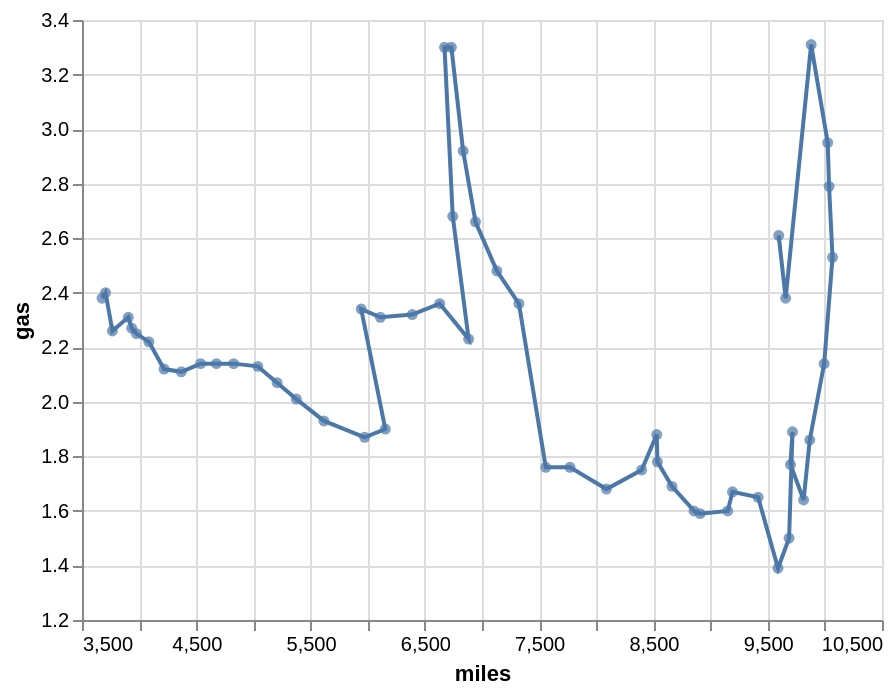

Source (Vega-Lite JSON):
### Vega-Lite specification from a JSON file in a GitHub repository (floating-point values rounded to 4 significant figures)
{"config": {"view": {"height": 300, "width": 400}}, "layer": [{"encoding": {"y": {"scale": {"zero": false}, "title": "gas", "field": "properties.gas", "type": "quantitative"}, "x": {"scale": {"zero": false}, "title": "miles", "field": "properties.miles", "type": "quantitative"}, "order": {"title": "year", "field": "properties.year", "type": "quantitative"}}, "data": {"values": {"features": [{"properties": {"year": 1956, "miles": 3675, "gas": 2.38, "side": "left"}, "geometry": {"coordinates": [125.6, 10.1], "type": "Point"}, "type": "Feature"}, {"properties": {"year": 1957, "miles": 3706, "gas": 2.4, "side": "right"}, "geometry": {"coordinates": [125.6, 10.1], "type": "Point"}, "type": "Feature"}, {"properties": {"year": 1958, "miles": 3766, "gas": 2.26, "side": "bottom"}, "geometry": {"coordinates": [125.6, 10.1], "type": "Point"}, "type": "Feature"}, {"properties": {"year": 1959, "miles": 3905, "gas": 2.31, "side": "top"}, "geometry": {"coordinates": [125.6, 10.1], "type": "Point"}, "type": "Feature"}, {"properties": {"year": 1960, "miles": 3935, "gas": 2.27, "side": "right"}, "geometry": {"coordinates": [125.6, 10.1], "type": "Point"}, "type": "Feature"}, {"properties": {"year": 1961, "miles": 3977, "gas": 2.25, "side": "bottom"}, "geometry": {"coordinates": [125.6, 10.1], "type": "Point"}, "type": "Feature"}, {"properties": {"year": 1962, "miles": 4085, "gas": 2.22, "side": "right"}, "geometry": {"coordinates": [125.6, 10.1], "type": "Point"}, "type": "Feature"}, {"properties": {"year": 1963, "miles": 4218, "gas": 2.12, "side": "bottom"}, "geometry": {"coordinates": [125.6, 10.1], "type": "Point"}, "type": "Feature"}, {"properties": {"year": 1964, "miles": 4369, "gas": 2.11, "side": "bottom"}, "geometry": {"coordinates": [125.6, 10.1], "type": "Point"}, "type": "Feature"}, {"properties": {"year": 1965, "miles": 4538, "gas": 2.14, "side": "bottom"}, "geometry": {"coordinates": [125.6, 10.1], "type": "Point"}, "type": "Feature"}, {"properties": {"year": 1966, "miles": 4676, "gas": 2.14, "side": "top"}, "geometry": {"coordinates": [125.6, 10.1], "type": "Point"}, "type": "Feature"}, {"properties": {"year": 1967, "miles": 4827, "gas": 2.14, "side": "bottom"}, "geometry": {"coordinates": [125.6, 10.1], "type": "Point"}, "type": "Feature"}, {"properties": {"year": 1968, "miles": 5038, "gas": 2.13, "side": "right"}, "geometry": {"coordinates": [125.6, 10.1], "type": "Point"}, "type": "Feature"}, {"properties": {"year": 1969, "miles": 5207, "gas": 2.07, "side": "right"}, "geometry": {"coordinates": [125.6, 10.1], "type": "Point"}, "type": "Feature"}, {"properties": {"year": 1970, "miles": 5376, "gas": 2.01, "side": "right"}, "geometry": {"coordinates": [125.6, 10.1], "type": "Point"}, "type": "Feature"}, {"properties": {"year": 1971, "miles": 5617, "gas": 1.93, "side": "bottom"}, "geometry": {"coordinates": [125.6, 10.1], "type": "Point"}, "type": "Feature"}, {"properties": {"year": 1972, "miles": 5973, "gas": 1.87, "side": "bottom"}, "geometry": {"coordinates": [125.6, 10.1], "type": "Point"}, "type": "Feature"}, {"properties": {"year": 1973, "miles": 6154, "gas": 1.9, "side": "right"}, "geometry": {"coordinates": [125.6, 10.1], "type": "Point"}, "type": "Feature"}, {"properties": {"year": 1974, "miles": 5943, "gas": 2.34, "side": "left"}, "geometry": {"coordinates": [125.6, 10.1], "type": "Point"}, "type": "Feature"}, {"properties": {"year": 1975, "miles": 6111, "gas": 2.31, "side": "bottom"}, "geometry": {"coordinates": [125.6, 10.1], "type": "Point"}, "type": "Feature"}, {"properties": {"year": 1976, "miles": 6389, "gas": 2.32, "side": "bottom"}, "geometry": {"coordinates": [125.6, 10.1], "type": "Point"}, "type": "Feature"}, {"properties": {"year": 1977, "miles": 6630, "gas": 2.36, "side": "top"}, "geometry": {"coordinates": [125.6, 10.1], "type": "Point"}, "type": "Feature"}, {"properties": {"year": 1978, "miles": 6883, "gas": 2.23, "side": "bottom"}, "geometry": {"coordinates": [125.6, 10.1], "type": "Point"}, "type": "Feature"}, {"properties": {"year": 1979, "miles": 6744, "gas": 2.68, "side": "left"}, "geometry": {"coordinates": [125.6, 10.1], "type": "Point"}, "type": "Feature"}, {"properties": {"year": 1980, "miles": 6672, "gas": 3.3, "side": "left"}, "geometry": {"coordinates": [125.6, 10.1], "type": "Point"}, "type": "Feature"}, {"properties": {"year": 1981, "miles": 6732, "gas": 3.3, "side": "right"}, "geometry": {"coordinates": [125.6, 10.1], "type": "Point"}, "type": "Feature"}, {"properties": {"year": 1982, "miles": 6835, "gas": 2.92, "side": "right"}, "geometry": {"coordinates": [125.6, 10.1], "type": "Point"}, "type": "Feature"}, {"properties": {"year": 1983, "miles": 6943, "gas": 2.66, "side": "right"}, "geometry": {"coordinates": [125.6, 10.1], "type": "Point"}, "type": "Feature"}, {"properties": {"year": 1984, "miles": 7130, "gas": 2.48, "side": "right"}, "geometry": {"coordinates": [125.6, 10.1], "type": "Point"}, "type": "Feature"}, {"properties": {"year": 1985, "miles": 7323, "gas": 2.36, "side": "right"}, "geometry": {"coordinates": [125.6, 10.1], "type": "Point"}, "type": "Feature"}, {"properties": {"year": 1986, "miles": 7558, "gas": 1.76, "side": "left"}, "geometry": {"coordinates": [125.6, 10.1], "type": "Point"}, "type": "Feature"}, {"properties": {"year": 1987, "miles": 7770, "gas": 1.76, "side": "top"}, "geometry": {"coordinates": [125.6, 10.1], "type": "Point"}, "type": "Feature"}, {"properties": {"year": 1988, "miles": 8089, "gas": 1.68, "side": "bottom"}, "geometry": {"coordinates": [125.6, 10.1], "type": "Point"}, "type": "Feature"}, {"properties": {"year": 1989, "miles": 8397, "gas": 1.75, "side": "left"}, "geometry": {"coordinates": [125.6, 10.1], "type": "Point"}, "type": "Feature"}, {"properties": {"year": 1990, "miles": 8529, "gas": 1.88, "side": "top"}, "geometry": {"coordinates": [125.6, 10.1], "type": "Point"}, "type": "Feature"}, {"properties": {"year": 1991, "miles": 8535, "gas": 1.78, "side": "right"}, "geometry": {"coordinates": [125.6, 10.1], "type": "Point"}, "type": "Feature"}, {"properties": {"year": 1992, "miles": 8662, "gas": 1.69, "side": "right"}, "geometry": {"coordinates": [125.6, 10.1], "type": "Point"}, "type": "Feature"}, {"properties": {"year": 1993, "miles": 8855, "gas": 1.6, "side": "left"}, "geometry": {"coordinates": [125.6, 10.1], "type": "Point"}, "type": "Feature"}, {"properties": {"year": 1994, "miles": 8909, "gas": 1.59, "side": "bottom"}, "geometry": {"coordinates": [125.6, 10.1], "type": "Point"}, "type": "Feature"}, {"properties": {"year": 1995, "miles": 9150, "gas": 1.6, "side": "bottom"}, "geometry": {"coordinates": [125.6, 10.1], "type": "Point"}, "type": "Feature"}, {"properties": {"year": 1996, "miles": 9192, "gas": 1.67, "side": "top"}, "geometry": {"coordinates": [125.6, 10.1], "type": "Point"}, "type": "Feature"}, {"properties": {"year": 1997, "miles": 9416, "gas": 1.65, "side": "right"}, "geometry": {"coordinates": [125.6, 10.1], "type": "Point"}, "type": "Feature"}, {"properties": {"year": 1998, "miles": 9590, "gas": 1.39, "side": "bottom"}, "geometry": {"coordinates": [125.6, 10.1], "type": "Point"}, "type": "Feature"}, {"properties": {"year": 1999, "miles": 9687, "gas": 1.5, "side": "right"}, "geometry": {"coordinates": [125.6, 10.1], "type": "Point"}, "type": "Feature"}, {"properties": {"year": 2000, "miles": 9717, "gas": 1.89, "side": "top"}, "geometry": {"coordinates": [125.6, 10.1], "type": "Point"}, "type": "Feature"}, {"properties": {"year": 2001, "miles": 9699, "gas": 1.77, "side": "left"}, "geometry": {"coordinates": [125.6, 10.1], "type": "Point"}, "type": "Feature"}, {"properties": {"year": 2002, "miles": 9814, "gas": 1.64, "side": "bottom"}, "geometry": {"coordinates": [125.6, 10.1], "type": "Point"}, "type": "Feature"}, {"properties": {"year": 2003, "miles": 9868, "gas": 1.86, "side": "right"}, "geometry": {"coordinates": [125.6, 10.1], "type": "Point"}, "type": "Feature"}, {"properties": {"year": 2004, "miles": 9994, "gas": 2.14, "side": "left"}, "geometry": {"coordinates": [125.6, 10.1], "type": "Point"}, "type": "Feature"}, {"properties": {"year": 2005, "miles": 10067, "gas": 2.53, "side": "left"}, "geometry": {"coordinates": [125.6, 10.1], "type": "Point"}, "type": "Feature"}, {"properties": {"year": 2006, "miles": 10037, "gas": 2.79, "side": "right"}, "geometry": {"coordinates": [125.6, 10.1], "type": "Point"}, "type": "Feature"}, {"properties": {"year": 2007, "miles": 10025, "gas": 2.95, "side": "right"}, "geometry": {"coordinates": [125.6, 10.1], "type": "Point"}, "type": "Feature"}, {"properties": {"year": 2008, "miles": 9880, "gas": 3.31, "side": "left"}, "geometry": {"coordinates": [125.6, 10.1], "type": "Point"}, "type": "Feature"}, {"properties": {"year": 2009, "miles": 9657, "gas": 2.38, "side": "bottom"}, "geometry": {"coordinates": [125.6, 10.1], "type": "Point"}, "type": "Feature"}, {"properties": {"year": 2010, "miles": 9596, "gas": 2.61, "side": "left"}, "geometry": {"coordinates": [125.6, 10.1], "type": "Point"}, "type": "Feature"}], "type": "FeatureCollection"}, "format": {"type": "json", "property": "features"}}, "mark": "line"}, {"encoding": {"y": {"scale": {"zero": false}, "title": "gas", "field": "properties.gas", "type": "quantitative"}, "x": {"scale": {"zero": false}, "title": "miles", "field": "properties.miles", "type": "quantitative"}}, "data": {"values": {"features": [{"properties": {"year": 1956, "miles": 3675, "gas": 2.38, "side": "left"}, "geometry": {"coordinates": [125.6, 10.1], "type": "Point"}, "type": "Feature"}, {"properties": {"year": 1957, "miles": 3706, "gas": 2.4, "side": "right"}, "geometry": {"coordinates": [125.6, 10.1], "type": "Point"}, "type": "Feature"}, {"properties": {"year": 1958, "miles": 3766, "gas": 2.26, "side": "bottom"}, "geometry": {"coordinates": [125.6, 10.1], "type": "Point"}, "type": "Feature"}, {"properties": {"year": 1959, "miles": 3905, "gas": 2.31, "side": "top"}, "geometry": {"coordinates": [125.6, 10.1], "type": "Point"}, "type": "Feature"}, {"properties": {"year": 1960, "miles": 3935, "gas": 2.27, "side": "right"}, "geometry": {"coordinates": [125.6, 10.1], "type": "Point"}, "type": "Feature"}, {"properties": {"year": 1961, "miles": 3977, "gas": 2.25, "side": "bottom"}, "geometry": {"coordinates": [125.6, 10.1], "type": "Point"}, "type": "Feature"}, {"properties": {"year": 1962, "miles": 4085, "gas": 2.22, "side": "right"}, "geometry": {"coordinates": [125.6, 10.1], "type": "Point"}, "type": "Feature"}, {"properties": {"year": 1963, "miles": 4218, "gas": 2.12, "side": "bottom"}, "geometry": {"coordinates": [125.6, 10.1], "type": "Point"}, "type": "Feature"}, {"properties": {"year": 1964, "miles": 4369, "gas": 2.11, "side": "bottom"}, "geometry": {"coordinates": [125.6, 10.1], "type": "Point"}, "type": "Feature"}, {"properties": {"year": 1965, "miles": 4538, "gas": 2.14, "side": "bottom"}, "geometry": {"coordinates": [125.6, 10.1], "type": "Point"}, "type": "Feature"}, {"properties": {"year": 1966, "miles": 4676, "gas": 2.14, "side": "top"}, "geometry": {"coordinates": [125.6, 10.1], "type": "Point"}, "type": "Feature"}, {"properties": {"year": 1967, "miles": 4827, "gas": 2.14, "side": "bottom"}, "geometry": {"coordinates": [125.6, 10.1], "type": "Point"}, "type": "Feature"}, {"properties": {"year": 1968, "miles": 5038, "gas": 2.13, "side": "right"}, "geometry": {"coordinates": [125.6, 10.1], "type": "Point"}, "type": "Feature"}, {"properties": {"year": 1969, "miles": 5207, "gas": 2.07, "side": "right"}, "geometry": {"coordinates": [125.6, 10.1], "type": "Point"}, "type": "Feature"}, {"properties": {"year": 1970, "miles": 5376, "gas": 2.01, "side": "right"}, "geometry": {"coordinates": [125.6, 10.1], "type": "Point"}, "type": "Feature"}, {"properties": {"year": 1971, "miles": 5617, "gas": 1.93, "side": "bottom"}, "geometry": {"coordinates": [125.6, 10.1], "type": "Point"}, "type": "Feature"}, {"properties": {"year": 1972, "miles": 5973, "gas": 1.87, "side": "bottom"}, "geometry": {"coordinates": [125.6, 10.1], "type": "Point"}, "type": "Feature"}, {"properties": {"year": 1973, "miles": 6154, "gas": 1.9, "side": "right"}, "geometry": {"coordinates": [125.6, 10.1], "type": "Point"}, "type": "Feature"}, {"properties": {"year": 1974, "miles": 5943, "gas": 2.34, "side": "left"}, "geometry": {"coordinates": [125.6, 10.1], "type": "Point"}, "type": "Feature"}, {"properties": {"year": 1975, "miles": 6111, "gas": 2.31, "side": "bottom"}, "geometry": {"coordinates": [125.6, 10.1], "type": "Point"}, "type": "Feature"}, {"properties": {"year": 1976, "miles": 6389, "gas": 2.32, "side": "bottom"}, "geometry": {"coordinates": [125.6, 10.1], "type": "Point"}, "type": "Feature"}, {"properties": {"year": 1977, "miles": 6630, "gas": 2.36, "side": "top"}, "geometry": {"coordinates": [125.6, 10.1], "type": "Point"}, "type": "Feature"}, {"properties": {"year": 1978, "miles": 6883, "gas": 2.23, "side": "bottom"}, "geometry": {"coordinates": [125.6, 10.1], "type": "Point"}, "type": "Feature"}, {"properties": {"year": 1979, "miles": 6744, "gas": 2.68, "side": "left"}, "geometry": {"coordinates": [125.6, 10.1], "type": "Point"}, "type": "Feature"}, {"properties": {"year": 1980, "miles": 6672, "gas": 3.3, "side": "left"}, "geometry": {"coordinates": [125.6, 10.1], "type": "Point"}, "type": "Feature"}, {"properties": {"year": 1981, "miles": 6732, "gas": 3.3, "side": "right"}, "geometry": {"coordinates": [125.6, 10.1], "type": "Point"}, "type": "Feature"}, {"properties": {"year": 1982, "miles": 6835, "gas": 2.92, "side": "right"}, "geometry": {"coordinates": [125.6, 10.1], "type": "Point"}, "type": "Feature"}, {"properties": {"year": 1983, "miles": 6943, "gas": 2.66, "side": "right"}, "geometry": {"coordinates": [125.6, 10.1], "type": "Point"}, "type": "Feature"}, {"properties": {"year": 1984, "miles": 7130, "gas": 2.48, "side": "right"}, "geometry": {"coordinates": [125.6, 10.1], "type": "Point"}, "type": "Feature"}, {"properties": {"year": 1985, "miles": 7323, "gas": 2.36, "side": "right"}, "geometry": {"coordinates": [125.6, 10.1], "type": "Point"}, "type": "Feature"}, {"properties": {"year": 1986, "miles": 7558, "gas": 1.76, "side": "left"}, "geometry": {"coordinates": [125.6, 10.1], "type": "Point"}, "type": "Feature"}, {"properties": {"year": 1987, "miles": 7770, "gas": 1.76, "side": "top"}, "geometry": {"coordinates": [125.6, 10.1], "type": "Point"}, "type": "Feature"}, {"properties": {"year": 1988, "miles": 8089, "gas": 1.68, "side": "bottom"}, "geometry": {"coordinates": [125.6, 10.1], "type": "Point"}, "type": "Feature"}, {"properties": {"year": 1989, "miles": 8397, "gas": 1.75, "side": "left"}, "geometry": {"coordinates": [125.6, 10.1], "type": "Point"}, "type": "Feature"}, {"properties": {"year": 1990, "miles": 8529, "gas": 1.88, "side": "top"}, "geometry": {"coordinates": [125.6, 10.1], "type": "Point"}, "type": "Feature"}, {"properties": {"year": 1991, "miles": 8535, "gas": 1.78, "side": "right"}, "geometry": {"coordinates": [125.6, 10.1], "type": "Point"}, "type": "Feature"}, {"properties": {"year": 1992, "miles": 8662, "gas": 1.69, "side": "right"}, "geometry": {"coordinates": [125.6, 10.1], "type": "Point"}, "type": "Feature"}, {"properties": {"year": 1993, "miles": 8855, "gas": 1.6, "side": "left"}, "geometry": {"coordinates": [125.6, 10.1], "type": "Point"}, "type": "Feature"}, {"properties": {"year": 1994, "miles": 8909, "gas": 1.59, "side": "bottom"}, "geometry": {"coordinates": [125.6, 10.1], "type": "Point"}, "type": "Feature"}, {"properties": {"year": 1995, "miles": 9150, "gas": 1.6, "side": "bottom"}, "geometry": {"coordinates": [125.6, 10.1], "type": "Point"}, "type": "Feature"}, {"properties": {"year": 1996, "miles": 9192, "gas": 1.67, "side": "top"}, "geometry": {"coordinates": [125.6, 10.1], "type": "Point"}, "type": "Feature"}, {"properties": {"year": 1997, "miles": 9416, "gas": 1.65, "side": "right"}, "geometry": {"coordinates": [125.6, 10.1], "type": "Point"}, "type": "Feature"}, {"properties": {"year": 1998, "miles": 9590, "gas": 1.39, "side": "bottom"}, "geometry": {"coordinates": [125.6, 10.1], "type": "Point"}, "type": "Feature"}, {"properties": {"year": 1999, "miles": 9687, "gas": 1.5, "side": "right"}, "geometry": {"coordinates": [125.6, 10.1], "type": "Point"}, "type": "Feature"}, {"properties": {"year": 2000, "miles": 9717, "gas": 1.89, "side": "top"}, "geometry": {"coordinates": [125.6, 10.1], "type": "Point"}, "type": "Feature"}, {"properties": {"year": 2001, "miles": 9699, "gas": 1.77, "side": "left"}, "geometry": {"coordinates": [125.6, 10.1], "type": "Point"}, "type": "Feature"}, {"properties": {"year": 2002, "miles": 9814, "gas": 1.64, "side": "bottom"}, "geometry": {"coordinates": [125.6, 10.1], "type": "Point"}, "type": "Feature"}, {"properties": {"year": 2003, "miles": 9868, "gas": 1.86, "side": "right"}, "geometry": {"coordinates": [125.6, 10.1], "type": "Point"}, "type": "Feature"}, {"properties": {"year": 2004, "miles": 9994, "gas": 2.14, "side": "left"}, "geometry": {"coordinates": [125.6, 10.1], "type": "Point"}, "type": "Feature"}, {"properties": {"year": 2005, "miles": 10067, "gas": 2.53, "side": "left"}, "geometry": {"coordinates": [125.6, 10.1], "type": "Point"}, "type": "Feature"}, {"properties": {"year": 2006, "miles": 10037, "gas": 2.79, "side": "right"}, "geometry": {"coordinates": [125.6, 10.1], "type": "Point"}, "type": "Feature"}, {"properties": {"year": 2007, "miles": 10025, "gas": 2.95, "side": "right"}, "geometry": {"coordinates": [125.6, 10.1], "type": "Point"}, "type": "Feature"}, {"properties": {"year": 2008, "miles": 9880, "gas": 3.31, "side": "left"}, "geometry": {"coordinates": [125.6, 10.1], "type": "Point"}, "type": "Feature"}, {"properties": {"year": 2009, "miles": 9657, "gas": 2.38, "side": "bottom"}, "geometry": {"coordinates": [125.6, 10.1], "type": "Point"}, "type": "Feature"}, {"properties": {"year": 2010, "miles": 9596, "gas": 2.61, "side": "left"}, "geometry": {"coordinates": [125.6, 10.1], "type": "Point"}, "type": "Feature"}], "type": "FeatureCollection"}, "format": {"type": "json", "property": "features"}}, "mark": "circle"}], "$schema": "https://vega.github.io/schema/vega-lite/v2.4.1.json"}
